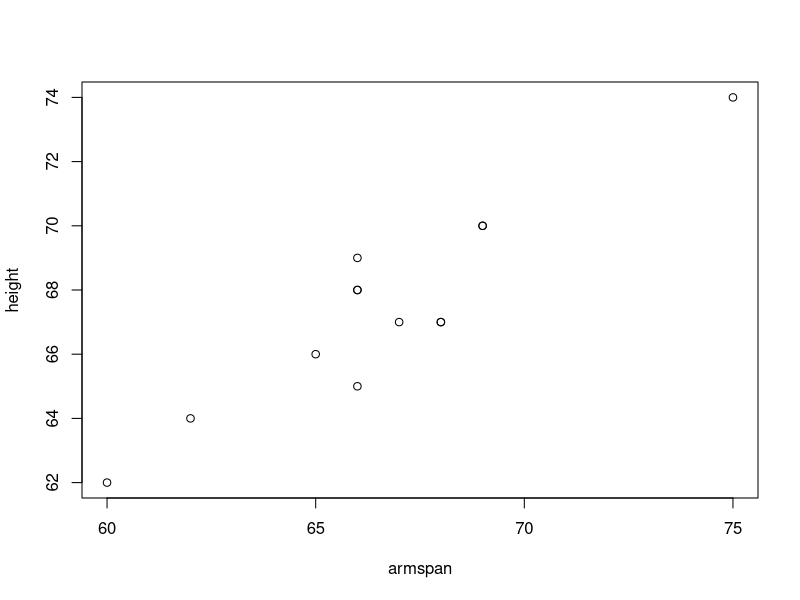
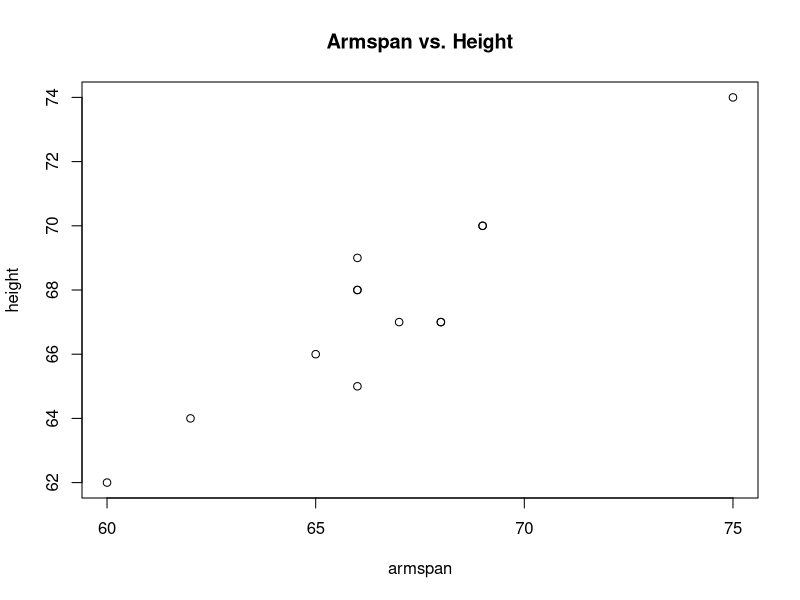
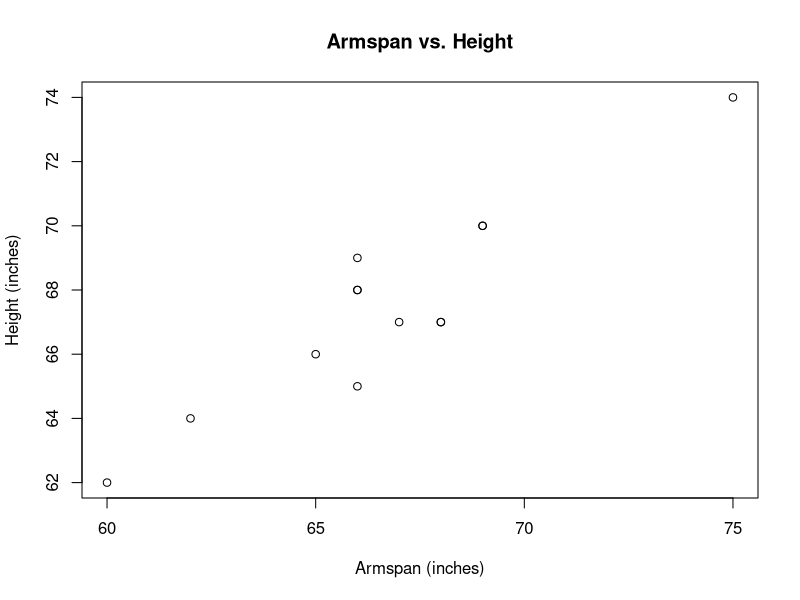
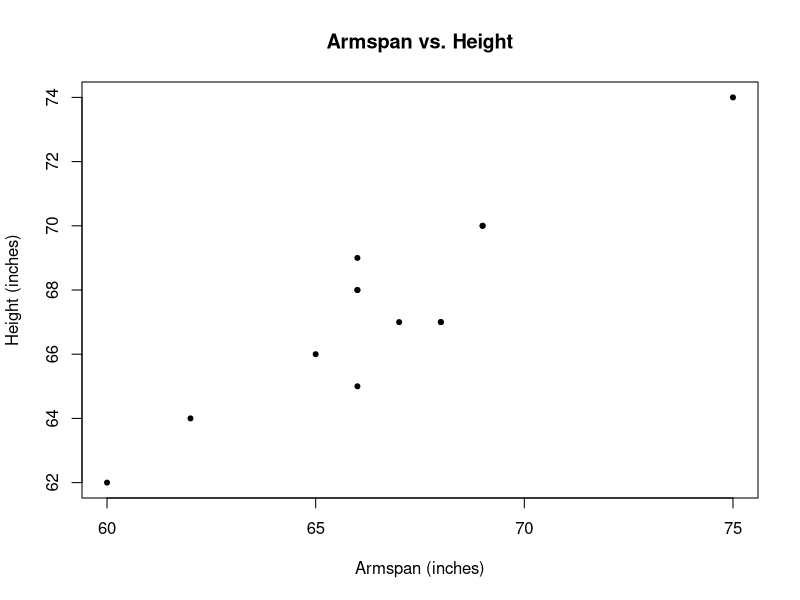
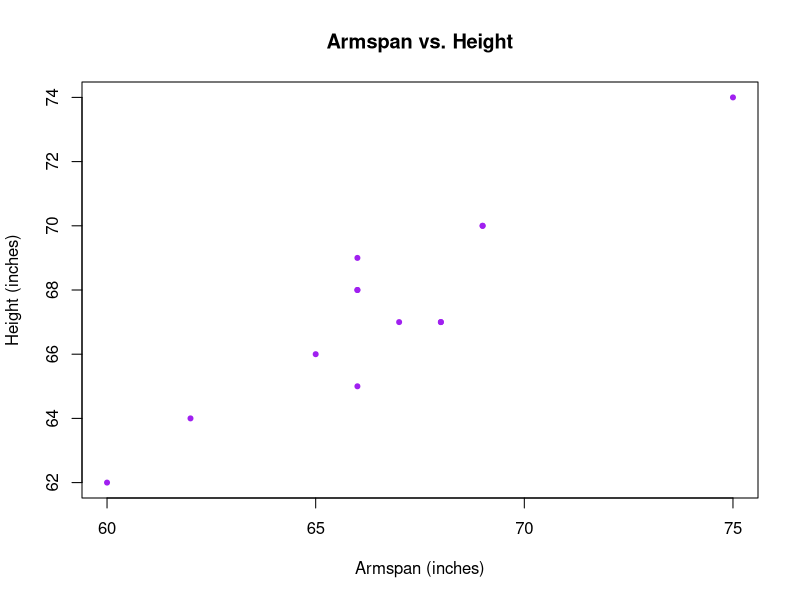
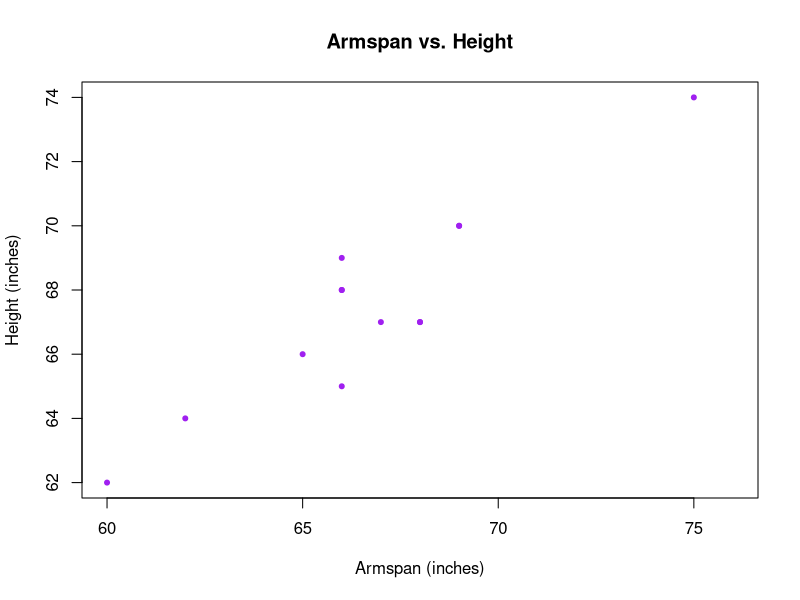
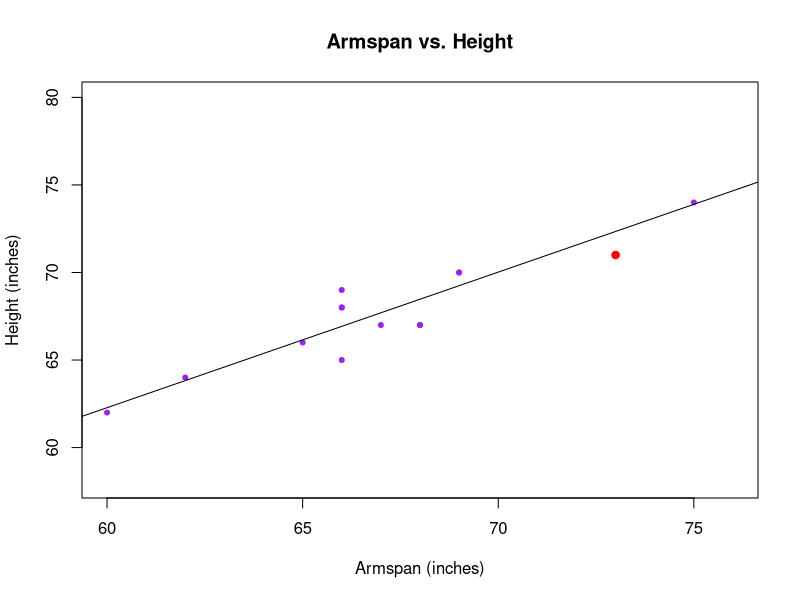
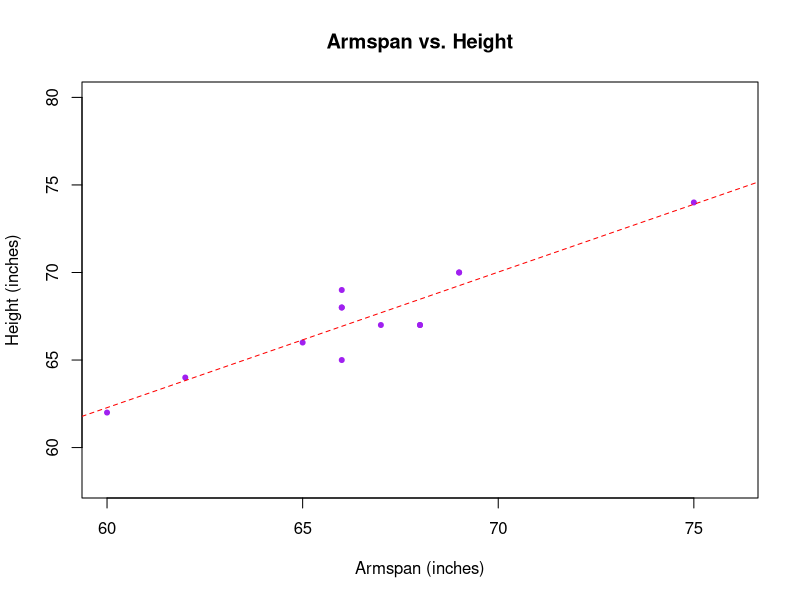

Here is the R script that generated these plots, in order:
#########################################################################
################## Lesson 4 : Linear Regression #########################
#########################################################################
#########################################################################

# The goal of this lesson is to learn how to analyze the relationship between
# two numerical variables.  We will learn how to use the R Studio to:
# 4.1: Construct and customize scatterplots 
# 4.2: Find the least square residual line (linear model)
# 4.3: Analyze residuals

####################### 4.1: Constructing scatterplots ##################

# Let's suppose we sampled 13 classmate and looked at their height and 
# armspan in inches.  Our goal is to be able to predict a student's height
# given their armspan. 

armspan=c(62, 66, 75, 66, 66, 65, 68, 67, 60, 69, 66, 68, 69)
height=c(64, 68, 74, 65, 69, 66, 67, 67, 62, 70, 68, 67, 70)

# We can make a quick scatterplot as follows:

plot(armspan,height)

# We can use many of the same arguments as we learned in other plots.

plot(armspan,height, main="Armspan vs. Height")

plot(armspan,height, main="Armspan vs. Height",  xlab="Armspan (inches)",ylab="Height (inches)")

plot(armspan,height, main="Armspan vs. Height",  xlab="Armspan (inches)",ylab="Height (inches)", pch=20)

plot(armspan,height, main="Armspan vs. Height",  xlab="Armspan (inches)",ylab="Height (inches)", pch=20, col="purple")

plot(armspan,height, main="Armspan vs. Height",  xlab="Armspan (inches)",ylab="Height (inches)", pch=20, col="purple", xlim=c(60,76))

plot(armspan,height, main="Armspan vs. Height", xlab="Armspan (inches)",ylab="Height (inches)", pch=20, col="purple", xlim=c(60,76), ylim=c(58,80))

# If you ever want to add additional points to a scatterplot, try the points(x,y) function. 
# You can add arguments such as pch and/or color.  The x and y values can either be single 
# numeric values or a vector of x and y values.  For example, suppose wanted to add another 
# person to our sample with an armspan of 73 inches and a height of 71 inches. Perhaps, for
# whatever reason, I wanted to highlight him in the plot.

points(73,71, pch=19, col="red")

########################### 4.2: Finding LSRL #################################

# We see a strong, positive, linear relationship between height and armspan with
# no apparent outliers.  What is your guess for r, the coefficient of correlation?
# We can find it as follows:

cor(armspan,height)

# To get a the rest of the LSRL, we are going to have to create a linear 
# model (lm) between the two variables.

lm(height~armspan)

# I read the "height~armspan" notatation as height in terms of armspan, or 
# more generally, y~x (y in terms of x). This does give us the slope and 
# y-intercept of the LSRL, but there is also more information we can obtain. 
# Let's start by storing the linear model.

LSRL=lm(height~armspan)

summary(LSRL)

# Now we have lots of information.  I have included a seperate file which
# color codes what each piece of information is.

# We can add the LSRL as follows:

abline(LSRL)

# If we don't want a solid black line, we can reload the plot and add some
# change color and the line type of the line.

plot(armspan,height, main="Armspan vs. Height", xlab="Armspan (inches)",ylab="Height (inches)", pch=20, col="purple", xlim=c(60,76), ylim=c(58,80))
abline(LSRL, col="red", lty=2)

####################### 4.3: Analyzing residuals ################################

# Residuals play an important role when trying to predict repsonse variables.
# When we created our linear model (which we staored as LSRL), R calculated 
# many values in the process.  We can see all the information stored with 
# the attributes() function.

attributes(LSRL)

# We notice that the second term is residuals.  Also, we stored fitted.values,
# which will be the predicted values of y for the given x values.  We can call
# each attribute with the $ sign.

LSRL$residuals

LSRL$fitted.values

# The order of these two vectors is the same order as the x-values (in this 
# case the armspan of each classmate). Now let's store these residuals.

resid=LSRL$residuals

pred=LSRL$fitted.values

# Recall that the residuals = observed values - predicted values.  Let's 
# confirm this.

resid

height-pred

# We can see the residuals, which are represented by the distance from each 
# point (observed values) to the LSRL (the predeicted values).  This is a 
# a slightly more advanced piece of code and you are not responsible for 
# repeating it.
boilingtime=scan()
# Now we should make a residual plot, which plots our x-values against our
# residuals.  Let's also add the y=0 line.

plot(armspan, resid, pch=19, col="red", main="Residual Plot", xlab="Armspan (Inches)", ylab="Residual")
abline(h=0,lty=2)

# When analyzing residuals, we are looking for no obvious pattern in the 
# residual plot.  This tells us that a line is a good fit for the data.
# We will see examlples of residuals plots that do show an obvious pattern
# in our hw examples.  In addtion, the distribution of our residually should
# ideally be normal.  We can also plot a histogram of the residuals.

hist(resid, col="yellow", main="Distribution of Residuals")






